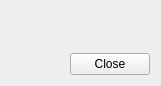
<?xml version="1.0" encoding="UTF-8"?>
<ui version="4.0">
 <class>LogViewer::CSoftwareUpdateLogDlg</class>
 <widget class="QWidget" name="LogViewer::CSoftwareUpdateLogDlg">
  <property name="geometry">
   <rect>
    <x>0</x>
    <y>0</y>
    <width>161</width>
    <height>86</height>
   </rect>
  </property>
  <property name="windowTitle">
   <string>Form</string>
  </property>
  <layout class="QGridLayout" name="gridLayout_2">
   <item row="0" column="0">
    <layout class="QGridLayout" name="gridLayout">
     <item row="0" column="0" colspan="2">
      <widget class="MainMenu::CScrollTable" name="widget" native="true"/>
     </item>
     <item row="1" column="0">
      <spacer name="verticalSpacer">
       <property name="orientation">
        <enum>Qt::Vertical</enum>
       </property>
       <property name="sizeHint" stdset="0">
        <size>
         <width>20</width>
         <height>18</height>
        </size>
       </property>
      </spacer>
     </item>
     <item row="2" column="0">
      <spacer name="horizontalSpacer">
       <property name="orientation">
        <enum>Qt::Horizontal</enum>
       </property>
       <property name="sizeHint" stdset="0">
        <size>
         <width>68</width>
         <height>20</height>
        </size>
       </property>
      </spacer>
     </item>
     <item row="2" column="1">
      <widget class="QPushButton" name="closeBtn">
       <property name="text">
        <string>Close</string>
       </property>
      </widget>
     </item>
    </layout>
   </item>
  </layout>
 </widget>
 <customwidgets>
  <customwidget>
   <class>MainMenu::CScrollTable</class>
   <extends>QWidget</extends>
   <header>MainMenu/Include/ScrollTable.h</header>
   <container>1</container>
  </customwidget>
 </customwidgets>
 <resources/>
 <connections/>
</ui>
